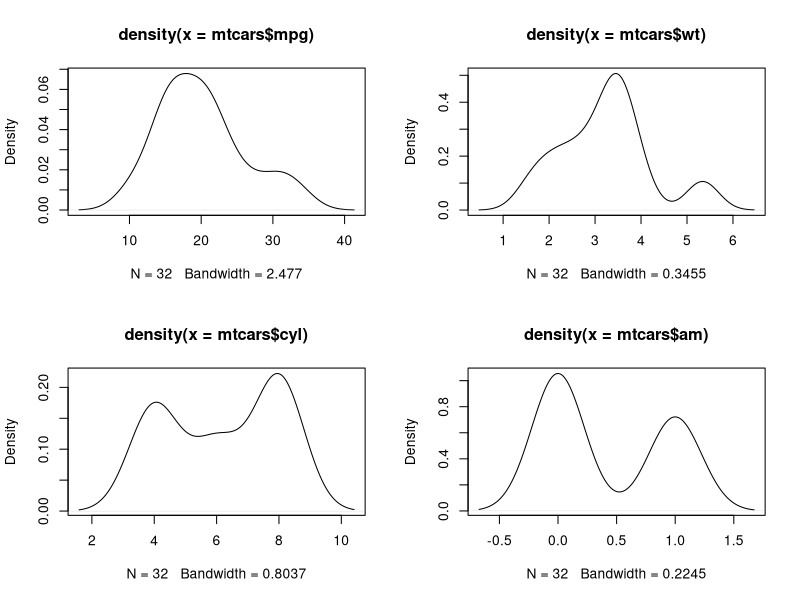
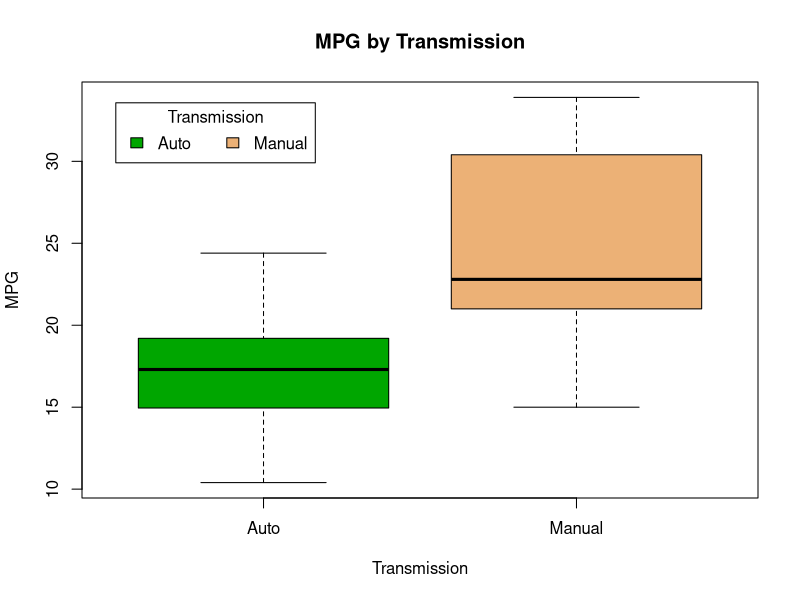
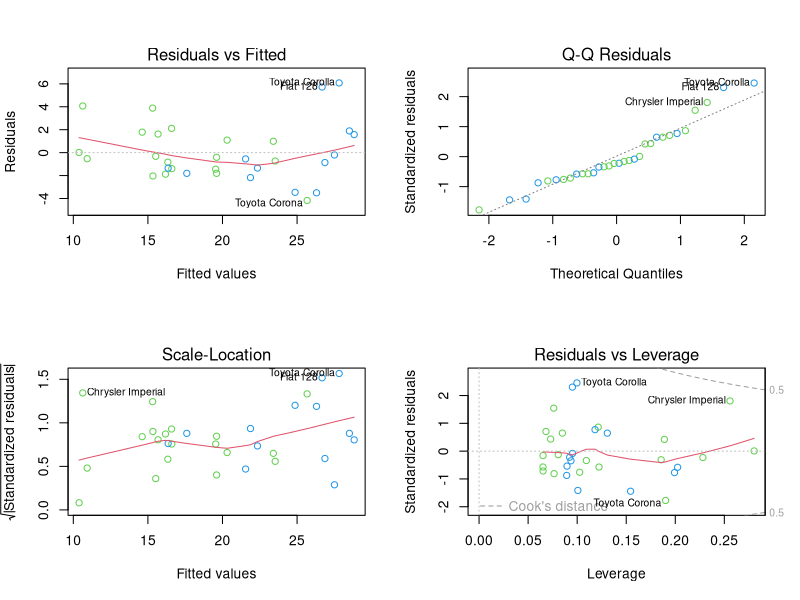

Write R code to recreate these figures, in order.
## ---- chunk 1
summary( lm(mpg ~ factor(am) ,mtcars) )$coef
sprintf("%s: %.3f","mpg~wt+cyl: r.squared",(summary(lm(mpg~wt+cyl,mtcars))$r.squared))
## ---- chunk 2
summary( lm(mpg ~ factor(am) +wt ,mtcars) )$coef
## ---- chunk 3
fit<-  lm(mpg ~ factor(am) +cyl ,mtcars) 
summary(fit)$coef
## ---- chunk 4
fit<-  lm(mpg ~ factor(am) + wt +cyl ,mtcars) 
summary(fit)$coef

cat(sprintf("%s: %.3f","mpg~am: r.squared", summary(lm(mpg~am,mtcars))$r.squared))
cat(sprintf("%s: %.3f","mpg~am+wt: r.squared", summary(lm(mpg~am+wt,mtcars))$r.squared))
cat(sprintf("%s: %.3f","mpg~am+cyl: r.squared", summary(lm(mpg~am+cyl,mtcars))$r.squared))
cat(sprintf("%s: %.3f","mpg~am+wt+cyl: r.squared", summary(lm(mpg~am+wt+cyl,mtcars))$r.squared))
cat(sprintf("%s: %.3f","mpg~wt+cyl: r.squared", summary(lm(mpg~wt+cyl,mtcars))$r.squared))
## ---- chunk 5
fit<- lm(mpg ~ factor(am) ,mtcars) 
fit2 <-  update(fit, mpg ~ am + wt ) 
fit3 <-  update(fit, mpg ~ am + wt +cyl ) 
fit4 <-  update(fit, mpg ~ am + wt +cyl+hp ) 
anova(fit,fit2, fit3,fit4)
## ---- chunk 6
fit<- lm(mpg ~  wt ,mtcars) 
fit2 <-  update(fit, mpg ~ wt+ cyl ) 
fit3 <-  update(fit, mpg ~ wt+ cyl + am  ) 
fit4 <-  update(fit, mpg ~ wt+ cyl + am +hp ) 
anova(fit,fit2, fit3,fit4)
## ---- chunk 7
summary( lm(mpg ~ am * wt ,mtcars) )$coef
## ---- chunk 8
par(mfrow=c(2,2)) ; plot(density(mtcars$mpg));plot(density(mtcars$wt));
plot(density(mtcars$cyl));plot(density(mtcars$am))
## ---- chunk 9
par(mfrow=c(1,1))
trans <- c("Auto","Manual")[mtcars$am+1]
boxplot( mpg~ trans ,data=mtcars ,main ="MPG by Transmission", ylab="MPG", xlab="Transmission", col = terrain.colors(3))
legend("topleft", inset=.05, title="Transmission", c("Auto","Manual"), fill=terrain.colors(3), horiz=TRUE)
## ---- chunk 10
cor(mtcars)[c(1:4,6),]
## ---- chunk 11
fit <- lm(mpg~am ,mtcars)
confint(fit, level = 0.95)
## ---- chunk 12
fit <- lm(mpg ~ factor(am) +wt + cyl ,mtcars)
par(mfrow=c(2,2))
plot(fit, col=3 +mtcars$am)
